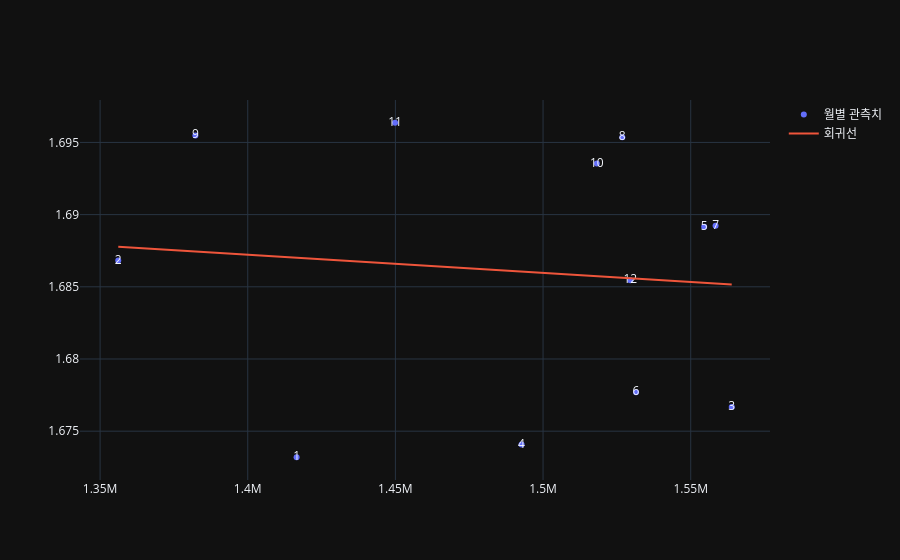

The notebook cell this image was saved under:
### Code cell
# y = w(가중치)x+b(편향)
slope, intercept = np.polyfit(monthly_sin['물동량'],monthly_sin['TEU_FACTOR'],1)
# 뒤에 붙는 숫자는 1차함수인지 2차 함수인지 결정
fig_scatter = go.Figure()
fig_scatter.add_trace(
    go.Scatter(
        x=monthly_sin['물동량'],
        y=monthly_sin['TEU_FACTOR'],
        mode='markers+text',
        text=monthly_sin['월'],
        name='월별 관측치'
    )
)

x_range = [monthly_sin['물동량'].min(), monthly_sin['물동량'].max()]

fig_scatter.add_trace(
    go.Scatter(x=x_range,y=[slope * x + intercept for x in x_range],mode='lines', name='회귀선')
)
fig_scatter.show()
#예측모델

### Figure 1 — Plotly figure (JSON) as saved in the notebook; plotly's stock layout.template omitted (floating-point values rounded to 4 significant figures)
{"data": [{"mode": "markers+text", "name": "월별 관측치", "text": [1.0, 2.0, 3.0, 4.0, 5.0, 6.0, 7.0, 8.0, 9.0, 10.0, 11.0, 12.0], "x": [1417000.0, 1356000.0, 1564000.0, 1493000.0, 1555000.0, 1531000.0, 1558000.0, 1527000.0, 1382000.0, 1518000.0, 1450000.0, 1530000.0], "y": [1.673, 1.687, 1.677, 1.674, 1.689, 1.678, 1.689, 1.695, 1.695, 1.694, 1.696, 1.685], "type": "scatter"}, {"mode": "lines", "name": "회귀선", "x": [1356000.0, 1564000.0], "y": [1.688, 1.685], "type": "scatter"}], "layout": {}}
